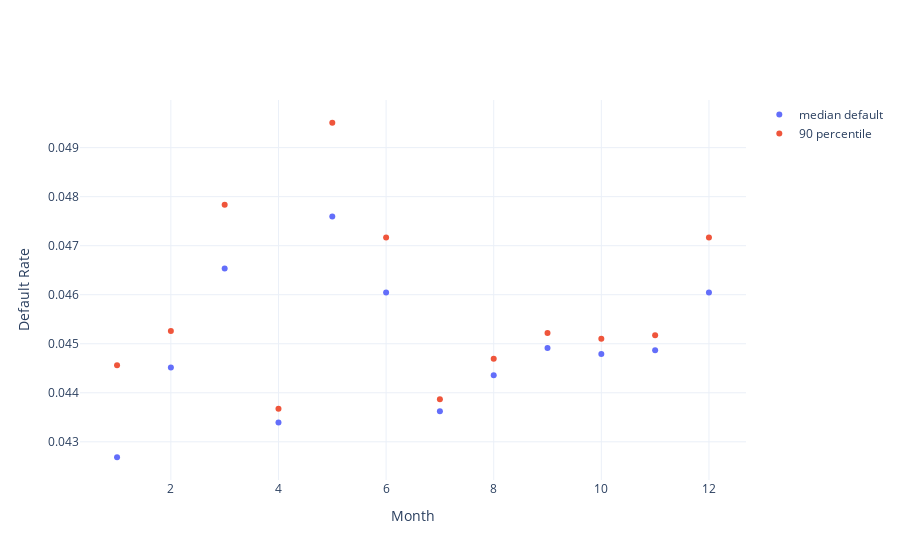

Notebook code for this chart:
### Code cell
medians=[]
quantile90=[]
for c in default_stats:
    medians.append(default_stats[c][0])
    quantile90.append(default_stats[c][1])
    
medians = pd.Series(medians, index=np.arange(1, len(medians)+1))
#params1, covs1 = curve_fit(reg, xdata=medians.index, ydata=medians)

quantile90 = pd.Series(quantile90, index=np.arange(1, len(medians)+1))
#params2, covs2 = curve_fit(reg, xdata=quantile90.index, ydata=quantile90)
    
fig = go.Figure([
    go.Scatter(name='median default', x=medians.index, y=medians, mode='markers'),
    #go.Scatter(name='median-fit', x=np.arange(1,36), y=reg(np.arange(1,36), params1[0], params1[1])),
    go.Scatter(name='90 percentile', x=quantile90.index, y=quantile90, mode='markers')
    #go.Scatter(name='90 percentile-fit', x=np.arange(1,36), y=reg(np.arange(1,36), params2[0], params2[1]))
])

fig.update_layout(xaxis=dict(title='Month'), yaxis=dict(title='Default Rate'))
fig.show()

### Figure 1 — Plotly figure (JSON) as saved in the notebook; plotly's stock layout.template omitted (floating-point values rounded to 4 significant figures)
{"data": [{"mode": "markers", "name": "median default", "type": "scatter", "x": [1, 2, 3, 4, 5, 6, 7, 8, 9, 10, 11, 12], "y": [0.04268, 0.04452, 0.04654, 0.04339, 0.04759, 0.04605, 0.04362, 0.04436, 0.04491, 0.04479, 0.04487, 0.04604]}, {"mode": "markers", "name": "90 percentile", "type": "scatter", "x": [1, 2, 3, 4, 5, 6, 7, 8, 9, 10, 11, 12], "y": [0.04456, 0.04526, 0.04783, 0.04367, 0.04951, 0.04717, 0.04387, 0.04469, 0.04522, 0.0451, 0.04517, 0.04717]}], "layout": {"xaxis": {"title": {"text": "Month"}}, "yaxis": {"title": {"text": "Default Rate"}}}}
